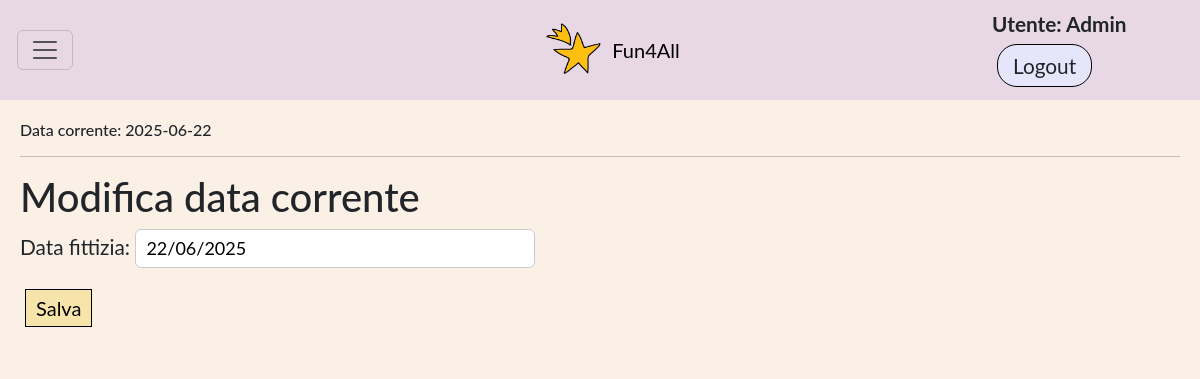
Screenshot of /datafittizia/ (signed in) with the database file from the repository.
### app_fun4all/models.py (models this page shows, shortened)
class DataFittizia(models.Model):
    data_fittizia = models.DateField(validators=[valida_data_2025])
    admin = models.ForeignKey(User, on_delete=models.SET_NULL, null=True, blank=True)
    def __str__(self):
        return f"Data corrente: {self.data_fittizia}"
    class Meta:
        verbose_name_plural = 'Data Fittizia'
        permissions = (('can_manage_data_fittizia', 'Can manage Data Fittizia'),)

### app_fun4all/views.py (the view)
# urls.py: path('datafittizia/', views.manage_data_fittizia, name='datafittizia'),
@login_required
@staff_member_required
def manage_data_fittizia(request,pk=None):
    data_fittizia = None
    if pk:
        data_fittizia = get_object_or_404(DataFittizia, pk=pk)
    if request.method == 'POST':
        form = ManageDataFittiziaForm(request.POST, instance=data_fittizia)
        if form.is_valid():
            data_fittizia = form.save(commit=False)
            data_fittizia.pk = 1 # Forziamo l'uso di un singolo oggetto con pk=1
            data_fittizia.clean()
            data_fittizia.save()
            return HttpResponseRedirect(reverse('home'))
    else:
        try:
            data_fittizia = DataFittizia.objects.get(pk=1)
            form = ManageDataFittiziaForm(instance=data_fittizia)
        except DataFittizia.DoesNotExist:
            form = ManageDataFittiziaForm()
    return render(request, 'app_fun4all/manage_data_fittizia.html', {'form': form, 'data_fittizia': data_fittizia})

### app_fun4all/forms.py
class ManageDataFittiziaForm(forms.ModelForm):
    class Meta:
        model = DataFittizia
        fields = ['data_fittizia']

### app_fun4all/views.py (called while the page is built)
def data_corrente(request): #FBV che restituisce la data fittizia
    return { 'data_corrente': DataFittizia.objects.first() }

### app_fun4all/templates/app_fun4all/manage_data_fittizia.html (shortened to what this page needs)
{% extends 'base_generic.html' %}
{% block content %}
<h1>Modifica data corrente</h1>
    <form method="post">
        {{ form.as_p }}
        <button type="submit">Salva</button>
    </form>
{% endblock %}

### app_fun4all/templates/base_generic.html (shortened to what this page needs)
<!DOCTYPE html>
<html lang="en">
<head>
    {% load static %}
    <link rel="stylesheet" href="https://cdn.jsdelivr.net/npm/bootstrap@5.3.0/dist/css/bootstrap.min.css">
    <link rel="stylesheet" href="{% static 'css/style.css' %}">
    <link rel="stylesheet" href="{% static 'css/home_layout.css' %}">
</head>
<body>
    <div class="box">
        {% block sidebar %}
            <nav class="navbar" style="background-color:rgb(232, 215, 228)">
                <div class="container-fluid d-flex align-items-center">
                    <div class="col-2">
                        {% if user.is_authenticated %}
                            <button class="navbar-toggler"
                                    type="button"
                                    data-bs-toggle="collapse"
                                    data-bs-target="#funzionalita"
                                    aria-expanded="false"
                                    aria-controls="funzionalita"
                                    aria-label="Toggle navigation">
                                <span class="navbar-toggler-icon"></span>
                            </button>
                        {% endif %}
                    </div>
                    <div class="col-8 text-center">
                        <a class="navbar-brand" href="{% url 'home' %}" style="display:flex;align-items:center;justify-content:center;">
                        <img src="{% static 'images/favicon.png' %}" alt="Logo" width="60" height="54" class="d-inline-block align-text-top me-2">
                        Fun4All
                    </a>
                    </div>
                    <div class="col-2 text-end">
                        {% if user.is_authenticated %}
                        <div class="autent ">
                            <span style="margin-right: 15px; font-weight: bold;"> Utente: {{ user.get_username }}</span>
                            <form style="display:inline" method="post" action="{% url 'logout' %}?next={% url 'home' %}">
                                <button class="btn">Logout</button>
                            </form>
                        </div>
                         {% else %}
                        <div class="autent ">
                            <a class="btn" href="{% url 'resetlogin' request.path %}">Login</a>
                            <a class="btn" href="{% url 'signup' request.path %}">Signup</a>
                        </div>
                        {% endif %}
                    </div>
                </div>
            </nav>
        {% endblock %}
        <div class="contenuto-principale" id="main-content">
            <h6>{{ data_corrente }}</h6>
            <hr>
            {% block content %}{% endblock %}
        </div>
    </div>
</body>
</html>

### app_fun4all/static/css/style.css (style rules this page uses)
body { font-family: "Lato", sans-serif; font-size : 1.3em; height : 96vh; margin-top: 2vh; margin-bottom: 2vh; }
button { display: inline-block; border: 1px solid black; padding: 3px 10px; cursor: pointer; background-color: #f7e4aa; transition: background-color 0.3s; font-size: 20px; margin: 5px; }
.navbar-brand { display: flex; align-items: center; margin-left:40px; text-align: end; }
.autent { display: flex; align-items: center; flex-wrap: wrap; align-content: end; }
.btn { border:solid black 0.09em; border-radius: 20px; background-color: lavender; padding: 5px 15px; font-size: 1em; margin: 5px; cursor:pointer; }
input[type="text"], input[type="email"], input[type="number"], input[type="password"], textarea, select { font-size: 18px; padding: 5px 10px; border-radius: 6px; border: 1px solid #ccc; width: 400px; }

### app_fun4all/static/css/home_layout.css (style rules this page uses)
html, body { height: 100%; margin: 0; }
.box { width: 100%; min-height: 100vh; background: linen; overflow: auto; }
.contenuto-principale { padding: 20px; width: 100%; height: 95%; background-color: linen; }

### rows the page displays
DataFittizia: data_fittizia "Data corrente: 2025-06-22", data_fittizia "22/06/2025"

### other values shown
{{ user.get_username }} "Admin"
